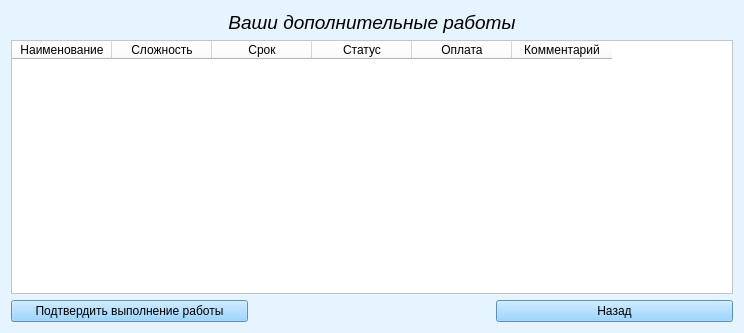
<?xml version="1.0" encoding="UTF-8"?>
<ui version="4.0">
 <class>newworks</class>
 <widget class="QWidget" name="newworks">
  <property name="geometry">
   <rect>
    <x>0</x>
    <y>0</y>
    <width>744</width>
    <height>333</height>
   </rect>
  </property>
  <property name="windowTitle">
   <string>Form</string>
  </property>
  <property name="styleSheet">
   <string notr="true">background-color: rgb(230, 244, 255);</string>
  </property>
  <layout class="QVBoxLayout" name="verticalLayout">
   <item>
    <layout class="QGridLayout" name="gridLayout">
     <item row="1" column="0" colspan="3">
      <widget class="QTableWidget" name="worksTable">
       <property name="styleSheet">
        <string notr="true">background-color: rgb(255, 255, 255);</string>
       </property>
       <column>
        <property name="text">
         <string>Наименование</string>
        </property>
       </column>
       <column>
        <property name="text">
         <string>Сложность</string>
        </property>
       </column>
       <column>
        <property name="text">
         <string>Срок</string>
        </property>
       </column>
       <column>
        <property name="text">
         <string>Статус</string>
        </property>
       </column>
       <column>
        <property name="text">
         <string>Оплата</string>
        </property>
       </column>
       <column>
        <property name="text">
         <string>Комментарий</string>
        </property>
       </column>
      </widget>
     </item>
     <item row="2" column="0">
      <widget class="QPushButton" name="confirmButton">
       <property name="styleSheet">
        <string notr="true">background-color: rgb(128, 200, 255);</string>
       </property>
       <property name="text">
        <string>Подтвердить выполнение работы</string>
       </property>
      </widget>
     </item>
     <item row="2" column="2">
      <widget class="QPushButton" name="backButton">
       <property name="styleSheet">
        <string notr="true">background-color: rgb(128, 200, 255);</string>
       </property>
       <property name="text">
        <string>Назад</string>
       </property>
      </widget>
     </item>
     <item row="0" column="0" colspan="3">
      <widget class="QLabel" name="label">
       <property name="font">
        <font>
         <pointsize>14</pointsize>
         <italic>true</italic>
        </font>
       </property>
       <property name="text">
        <string>Ваши дополнительные работы</string>
       </property>
       <property name="alignment">
        <set>Qt::AlignCenter</set>
       </property>
      </widget>
     </item>
    </layout>
   </item>
  </layout>
 </widget>
 <resources/>
 <connections/>
</ui>
